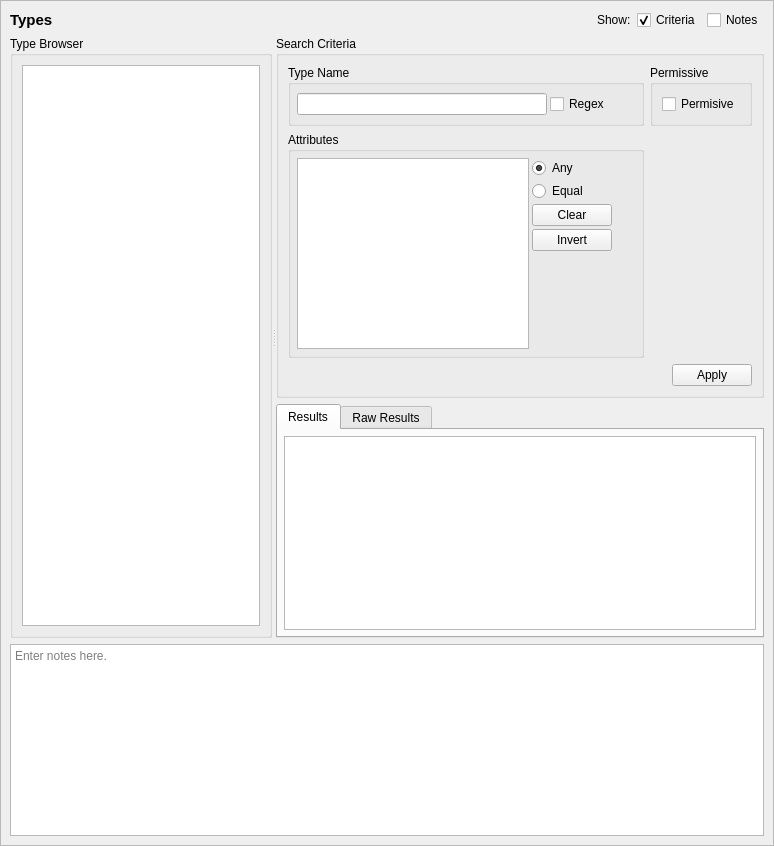
<?xml version="1.0" encoding="UTF-8"?>
<ui version="4.0">
 <class>UserQueryTab</class>
 <widget class="QScrollArea" name="UserQueryTab">
  <property name="geometry">
   <rect>
    <x>0</x>
    <y>0</y>
    <width>774</width>
    <height>846</height>
   </rect>
  </property>
  <property name="sizeAdjustPolicy">
   <enum>QAbstractScrollArea::AdjustToContents</enum>
  </property>
  <property name="widgetResizable">
   <bool>true</bool>
  </property>
  <widget class="QWidget" name="contents">
   <property name="geometry">
    <rect>
     <x>0</x>
     <y>0</y>
     <width>772</width>
     <height>844</height>
    </rect>
   </property>
   <property name="minimumSize">
    <size>
     <width>0</width>
     <height>0</height>
    </size>
   </property>
   <layout class="QGridLayout" name="gridLayout_3">
    <item row="0" column="0">
     <widget class="QLabel" name="label">
      <property name="sizePolicy">
       <sizepolicy hsizetype="Preferred" vsizetype="Fixed">
        <horstretch>0</horstretch>
        <verstretch>0</verstretch>
       </sizepolicy>
      </property>
      <property name="maximumSize">
       <size>
        <width>16777215</width>
        <height>20</height>
       </size>
      </property>
      <property name="font">
       <font>
        <pointsize>11</pointsize>
        <weight>75</weight>
        <bold>true</bold>
       </font>
      </property>
      <property name="text">
       <string>Types</string>
      </property>
     </widget>
    </item>
    <item row="3" column="0" colspan="5">
     <widget class="QTextEdit" name="notes">
      <property name="minimumSize">
       <size>
        <width>0</width>
        <height>80</height>
       </size>
      </property>
      <property name="toolTip">
       <string>Optionally enter notes here about the query.</string>
      </property>
      <property name="placeholderText">
       <string>Enter notes here.</string>
      </property>
     </widget>
    </item>
    <item row="0" column="1">
     <spacer name="horizontalSpacer">
      <property name="orientation">
       <enum>Qt::Orientation::Horizontal</enum>
      </property>
      <property name="sizeHint" stdset="0">
       <size>
        <width>440</width>
        <height>20</height>
       </size>
      </property>
     </spacer>
    </item>
    <item row="0" column="2">
     <widget class="QLabel" name="label_2">
      <property name="text">
       <string>Show:</string>
      </property>
     </widget>
    </item>
    <item row="0" column="3">
     <widget class="QCheckBox" name="criteria_expander">
      <property name="toolTip">
       <string>Show or hide the search criteria (no settings are lost)</string>
      </property>
      <property name="text">
       <string>Criteria</string>
      </property>
      <property name="checked">
       <bool>true</bool>
      </property>
     </widget>
    </item>
    <item row="0" column="4">
     <widget class="QCheckBox" name="notes_expander">
      <property name="toolTip">
       <string>Show or hide the notes field (no data is lost)</string>
      </property>
      <property name="text">
       <string>Notes</string>
      </property>
     </widget>
    </item>
    <item row="1" column="0" rowspan="2" colspan="5">
     <widget class="QSplitter" name="splitter">
      <property name="sizePolicy">
       <sizepolicy hsizetype="Expanding" vsizetype="Preferred">
        <horstretch>0</horstretch>
        <verstretch>1</verstretch>
       </sizepolicy>
      </property>
      <property name="orientation">
       <enum>Qt::Orientation::Horizontal</enum>
      </property>
      <widget class="QGroupBox" name="browser_groupBox">
       <property name="title">
        <string>Type Browser</string>
       </property>
       <layout class="QGridLayout" name="gridLayout">
        <item row="0" column="0">
         <widget class="GetDetailsListView" name="types"/>
        </item>
       </layout>
      </widget>
      <widget class="QWidget" name="verticalLayoutWidget">
       <layout class="QVBoxLayout" name="verticalLayout">
        <item>
         <widget class="QGroupBox" name="criteria_frame">
          <property name="sizePolicy">
           <sizepolicy hsizetype="Preferred" vsizetype="Preferred">
            <horstretch>0</horstretch>
            <verstretch>0</verstretch>
           </sizepolicy>
          </property>
          <property name="maximumSize">
           <size>
            <width>16777215</width>
            <height>16777215</height>
           </size>
          </property>
          <property name="title">
           <string>Search Criteria</string>
          </property>
          <layout class="QGridLayout" name="gridLayout_2">
           <item row="0" column="1">
            <widget class="QGroupBox" name="alias_criteria">
             <property name="maximumSize">
              <size>
               <width>16777215</width>
               <height>120</height>
              </size>
             </property>
             <property name="title">
              <string>Permissive</string>
             </property>
             <layout class="QGridLayout" name="gridLayout_4">
              <item row="1" column="0">
               <widget class="QCheckBox" name="permissive">
                <property name="toolTip">
                 <string>A matching type will be permissive.</string>
                </property>
                <property name="text">
                 <string>Permisive</string>
                </property>
               </widget>
              </item>
             </layout>
            </widget>
           </item>
           <item row="1" column="0">
            <widget class="QGroupBox" name="attr_criteria">
             <property name="title">
              <string>Attributes</string>
             </property>
             <layout class="QGridLayout" name="gridLayout_7">
              <property name="leftMargin">
               <number>6</number>
              </property>
              <property name="topMargin">
               <number>6</number>
              </property>
              <property name="rightMargin">
               <number>6</number>
              </property>
              <property name="bottomMargin">
               <number>6</number>
              </property>
              <property name="spacing">
               <number>3</number>
              </property>
              <item row="2" column="1">
               <widget class="QPushButton" name="clear_attrs">
                <property name="text">
                 <string>Clear</string>
                </property>
               </widget>
              </item>
              <item row="2" column="2">
               <spacer name="horizontalSpacer_4">
                <property name="orientation">
                 <enum>Qt::Orientation::Horizontal</enum>
                </property>
                <property name="sizeHint" stdset="0">
                 <size>
                  <width>40</width>
                  <height>20</height>
                 </size>
                </property>
               </spacer>
              </item>
              <item row="3" column="1">
               <widget class="QPushButton" name="invert_attrs">
                <property name="text">
                 <string>Invert</string>
                </property>
               </widget>
              </item>
              <item row="1" column="1">
               <widget class="QRadioButton" name="attrs_equal">
                <property name="toolTip">
                 <string>A matching type will have an attribute set equal to the selected attributes.</string>
                </property>
                <property name="text">
                 <string>Equal</string>
                </property>
               </widget>
              </item>
              <item row="0" column="1">
               <widget class="QRadioButton" name="attrs_any">
                <property name="toolTip">
                 <string>A matching type will have any of the selected attributes.</string>
                </property>
                <property name="text">
                 <string>Any</string>
                </property>
                <property name="checked">
                 <bool>true</bool>
                </property>
               </widget>
              </item>
              <item row="0" column="0" rowspan="5">
               <widget class="QListView" name="attrs">
                <property name="sizePolicy">
                 <sizepolicy hsizetype="Expanding" vsizetype="Expanding">
                  <horstretch>0</horstretch>
                  <verstretch>0</verstretch>
                 </sizepolicy>
                </property>
                <property name="maximumSize">
                 <size>
                  <width>250</width>
                  <height>16777215</height>
                 </size>
                </property>
                <property name="toolTip">
                 <string>Match the attribute set of the type.</string>
                </property>
                <property name="selectionMode">
                 <enum>QAbstractItemView::ExtendedSelection</enum>
                </property>
               </widget>
              </item>
              <item row="4" column="1">
               <spacer name="verticalSpacer_2">
                <property name="orientation">
                 <enum>Qt::Orientation::Vertical</enum>
                </property>
                <property name="sizeHint" stdset="0">
                 <size>
                  <width>20</width>
                  <height>40</height>
                 </size>
                </property>
               </spacer>
              </item>
             </layout>
            </widget>
           </item>
           <item row="0" column="0">
            <widget class="QGroupBox" name="name_criteria">
             <property name="maximumSize">
              <size>
               <width>16777215</width>
               <height>120</height>
              </size>
             </property>
             <property name="title">
              <string>Type Name</string>
             </property>
             <layout class="QGridLayout" name="gridLayout_8">
              <property name="leftMargin">
               <number>6</number>
              </property>
              <property name="topMargin">
               <number>6</number>
              </property>
              <property name="rightMargin">
               <number>6</number>
              </property>
              <property name="bottomMargin">
               <number>6</number>
              </property>
              <property name="spacing">
               <number>3</number>
              </property>
              <item row="0" column="1">
               <widget class="QLineEdit" name="name">
                <property name="sizePolicy">
                 <sizepolicy hsizetype="Expanding" vsizetype="Fixed">
                  <horstretch>0</horstretch>
                  <verstretch>0</verstretch>
                 </sizepolicy>
                </property>
                <property name="minimumSize">
                 <size>
                  <width>150</width>
                  <height>20</height>
                 </size>
                </property>
                <property name="maximumSize">
                 <size>
                  <width>250</width>
                  <height>16777215</height>
                 </size>
                </property>
               </widget>
              </item>
              <item row="0" column="2">
               <widget class="QCheckBox" name="name_regex">
                <property name="toolTip">
                 <string>Use regular expressions to match the type's name.</string>
                </property>
                <property name="text">
                 <string>Regex</string>
                </property>
               </widget>
              </item>
             </layout>
            </widget>
           </item>
           <item row="2" column="1">
            <widget class="QDialogButtonBox" name="buttonBox">
             <property name="standardButtons">
              <set>QDialogButtonBox::StandardButton::Apply</set>
             </property>
            </widget>
           </item>
          </layout>
         </widget>
        </item>
        <item>
         <widget class="QTabWidget" name="results_frame">
          <property name="sizePolicy">
           <sizepolicy hsizetype="Preferred" vsizetype="MinimumExpanding">
            <horstretch>0</horstretch>
            <verstretch>1</verstretch>
           </sizepolicy>
          </property>
          <property name="currentIndex">
           <number>0</number>
          </property>
          <widget class="QWidget" name="table_page">
           <property name="sizePolicy">
            <sizepolicy hsizetype="Preferred" vsizetype="MinimumExpanding">
             <horstretch>0</horstretch>
             <verstretch>0</verstretch>
            </sizepolicy>
           </property>
           <attribute name="title">
            <string>Results</string>
           </attribute>
           <layout class="QVBoxLayout" name="verticalLayout_3">
            <property name="leftMargin">
             <number>6</number>
            </property>
            <property name="topMargin">
             <number>6</number>
            </property>
            <property name="rightMargin">
             <number>6</number>
            </property>
            <property name="bottomMargin">
             <number>6</number>
            </property>
            <item>
             <widget class="SEToolsTableView" name="table_results">
              <property name="sizePolicy">
               <sizepolicy hsizetype="Expanding" vsizetype="MinimumExpanding">
                <horstretch>0</horstretch>
                <verstretch>0</verstretch>
               </sizepolicy>
              </property>
              <property name="sizeAdjustPolicy">
               <enum>QAbstractScrollArea::AdjustIgnored</enum>
              </property>
              <property name="alternatingRowColors">
               <bool>true</bool>
              </property>
              <property name="sortingEnabled">
               <bool>true</bool>
              </property>
             </widget>
            </item>
           </layout>
          </widget>
          <widget class="QWidget" name="raw_page">
           <property name="sizePolicy">
            <sizepolicy hsizetype="Preferred" vsizetype="MinimumExpanding">
             <horstretch>0</horstretch>
             <verstretch>0</verstretch>
            </sizepolicy>
           </property>
           <attribute name="title">
            <string>Raw Results</string>
           </attribute>
           <layout class="QVBoxLayout" name="verticalLayout_2">
            <property name="leftMargin">
             <number>6</number>
            </property>
            <property name="topMargin">
             <number>6</number>
            </property>
            <property name="rightMargin">
             <number>6</number>
            </property>
            <property name="bottomMargin">
             <number>6</number>
            </property>
            <item>
             <widget class="QPlainTextEdit" name="raw_results">
              <property name="sizePolicy">
               <sizepolicy hsizetype="Expanding" vsizetype="MinimumExpanding">
                <horstretch>0</horstretch>
                <verstretch>0</verstretch>
               </sizepolicy>
              </property>
              <property name="minimumSize">
               <size>
                <width>0</width>
                <height>0</height>
               </size>
              </property>
              <property name="font">
               <font>
                <family>Monospace</family>
               </font>
              </property>
              <property name="documentTitle">
               <string/>
              </property>
              <property name="lineWrapMode">
               <enum>QPlainTextEdit::NoWrap</enum>
              </property>
              <property name="readOnly">
               <bool>true</bool>
              </property>
             </widget>
            </item>
           </layout>
          </widget>
         </widget>
        </item>
       </layout>
      </widget>
     </widget>
    </item>
   </layout>
   <zorder>splitter</zorder>
   <zorder>notes</zorder>
   <zorder>label</zorder>
   <zorder>label_2</zorder>
   <zorder>horizontalSpacer</zorder>
   <zorder>criteria_expander</zorder>
   <zorder>notes_expander</zorder>
  </widget>
 </widget>
 <customwidgets>
  <customwidget>
   <class>SEToolsTableView</class>
   <extends>QTableView</extends>
   <header>setoolsgui/tableview.h</header>
  </customwidget>
  <customwidget>
   <class>GetDetailsListView</class>
   <extends>QListView</extends>
   <header>setoolsgui/getdetailslist.h</header>
  </customwidget>
 </customwidgets>
 <tabstops>
  <tabstop>criteria_expander</tabstop>
  <tabstop>notes_expander</tabstop>
  <tabstop>types</tabstop>
  <tabstop>name</tabstop>
  <tabstop>name_regex</tabstop>
  <tabstop>permissive</tabstop>
  <tabstop>attrs</tabstop>
  <tabstop>attrs_any</tabstop>
  <tabstop>attrs_equal</tabstop>
  <tabstop>clear_attrs</tabstop>
  <tabstop>invert_attrs</tabstop>
  <tabstop>results_frame</tabstop>
  <tabstop>table_results</tabstop>
  <tabstop>raw_results</tabstop>
  <tabstop>notes</tabstop>
 </tabstops>
 <resources/>
 <connections>
  <connection>
   <sender>clear_attrs</sender>
   <signal>clicked()</signal>
   <receiver>attrs</receiver>
   <slot>clearSelection()</slot>
   <hints>
    <hint type="sourcelabel">
     <x>429</x>
     <y>99</y>
    </hint>
    <hint type="destinationlabel">
     <x>319</x>
     <y>184</y>
    </hint>
   </hints>
  </connection>
  <connection>
   <sender>notes_expander</sender>
   <signal>toggled(bool)</signal>
   <receiver>notes</receiver>
   <slot>setVisible(bool)</slot>
   <hints>
    <hint type="sourcelabel">
     <x>732</x>
     <y>20</y>
    </hint>
    <hint type="destinationlabel">
     <x>386</x>
     <y>754</y>
    </hint>
   </hints>
  </connection>
  <connection>
   <sender>criteria_expander</sender>
   <signal>toggled(bool)</signal>
   <receiver>criteria_frame</receiver>
   <slot>setVisible(bool)</slot>
   <hints>
    <hint type="sourcelabel">
     <x>583</x>
     <y>20</y>
    </hint>
    <hint type="destinationlabel">
     <x>496</x>
     <y>226</y>
    </hint>
   </hints>
  </connection>
 </connections>
</ui>
